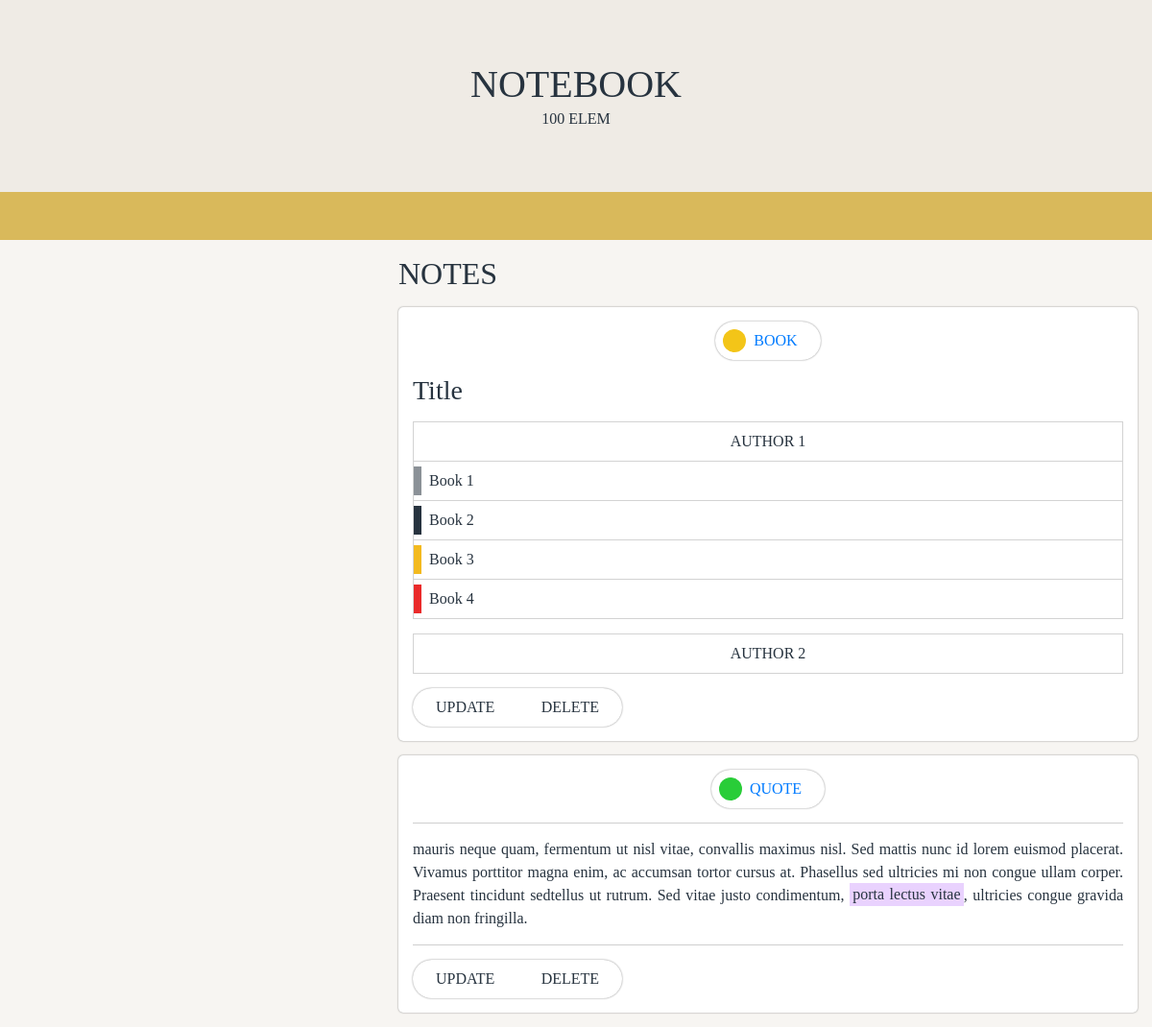
The page / on the database its author committed.
### tables this page shows
CREATE TABLE `note` (
  `id` int(11) NOT NULL,
  `content` text NOT NULL,
  `team_id` int(11) NOT NULL,
  `status` tinyint(1) NOT NULL
);

CREATE TABLE `team` (
  `id` int(11) NOT NULL,
  `name` tinytext NOT NULL
);

### server.php (the view, shortened to what this page needs)
<?php
  class adatbazis
  {
    public $conn = NULL;
    function __construct()
    {
      $this->conn = mysqli_connect('localhost', 'root', '', 'notebook');
    }
  public function list()
  {
    $this->sql = "SELECT note.id, note.content, team.name, note.status FROM note JOIN team ON note.team_id = team.id";
    $result = mysqli_query($this->conn, $this->sql);
    while ($row = mysqli_fetch_array($result))
    {
      echo '<article data-id="'.$row['id'].'">';
      echo '<div class="link"><a href="#" data-status="'.$row['status'].'" class="team">'.$row['name'].'</a></div>';
      echo '<div class="note">'.$row['content'].'</div>';
      echo '<div class="task">';
      echo '<span class="update">update</span>';
      echo '<span class="delete">delete</span>';
      echo '</div>';
      echo '</article>';
    }
  }
}
?>

### index.php (shortened to what this page needs)
<?php
  include('server.php');
  $ab = new adatbazis();
?>
<!DOCTYPE html>
<html lang="en">
<head>
  <link href="bootstrap.css" rel="stylesheet">
  <link rel="stylesheet" href="style.css">
</head>
<body>
  <header>
    <h1>NoteBook</h1>
    <p>100 elem</p>
  </header>
  <main class="container-fluid">
    <div class="row">
      <section class="col-md-4" id="panel">
      </section>
      <section class="col-md-8">
        <h2>Notes</h2>
        <?php $ab->list(); ?>
      </section>
    </div>
  </main>
</body>
</html>

### style.css (style rules this page uses)
body { margin: 0; color: #27333f; background-color: #f7f5f2; font-family: "YuGothL"; }
p { text-align: justify; margin-bottom: 15px; }
header { padding: 4rem 2rem; text-align: center; background-color: #EFEBE5; border-bottom: 50px solid #d6cb00; border-bottom: 50px solid #D9B95B; }
header *, h2 { margin: 0; text-align: center; text-transform: uppercase; }
h2 { margin: 15px 0; text-align: left; line-height: 40px; }
article, #form { width: 100%; background-color: white; border-radius: 5px; padding: 15px; box-shadow: gray 0 0 2px; margin-top: 15px; }
article:last-child { margin-bottom: 15px; }
article a, form .playground { padding: 8px 24px; box-shadow: gray 0 0 2px; border-radius: 500px; display: inline-block; }
article a[data-status="0"], article a[data-status="1"], article a[data-status="2"], #preview span[data-status="0"], #preview span[data-status="1"], #preview span[data-status="2"] { padding: 8px 24px 8px 40px; }
article a[data-status="0"]::before, article a[data-status="1"]::before, article a[data-status="2"]::before, #preview span[data-status="0"]::before, #preview span[data-status="1"]::before, #preview span[data-status="2"]::before, .playground div { position: absolute; content: ""; width: 24px; height: 24px; border-radius: 100%; left: 8px; }
#yellow[data-status="1"], article a[data-status="1"]::before, #preview span[data-status="1"]::before, .task *[data-prompt="middle"]:hover { background-color: #f3c518; color: #000; }
#green[data-status="2"], article a[data-status="2"]::before, #preview span[data-status="2"]::before, .task *[data-prompt="bottom"]:hover { background-color: #29cd38; color: #000; }
.link, .task { width: fit-content; margin: auto; text-transform: uppercase; position: relative; margin-bottom: 15px; }
article .task, form .task { cursor: default; margin: 0; overflow: hidden; box-shadow: gray 0 0 2px; border-radius: 500px; }
article p { padding: 15px 0; border-color: #cfcfcf; border-width: 1px 0 1px 0; border-style: solid; }
.task span, .task button { padding: 8px 24px; float: left; min-width: 109px; text-align: center; border: 0; text-transform: uppercase; background-color: transparent; }
.task::after, form .playground::after { content: ""; display: block; clear: both; }
.mark { background-color: #e9d2fe; }
ul.list li span, ul.book li span { word-break: break-word; padding: 8px 24px; width: 100%; display: block; text-align: center; text-transform: uppercase; cursor: default; }
ul.book { padding: 0; margin: 15px 0; list-style-type: none; border: 0.5px #d3d3d3 solid }
ul.book li ul { padding: 0; margin: 0; list-style-type: none; display: none; }
ul.book[disabled] li ul, ul.book li:hover ul { display: block; }
ul.book li ul li { padding: 8px; padding-left: 16px; position: relative; border-top: 0.5px #d3d3d3 solid }
ul.book li ul li::before { display: block; content: ""; width: 8px; height: 75%; position: absolute; left: 0px; top: 12.5%; background-color: #efefef; }
ul.book li ul li[data-book="0"]::before { background-color: #8b9197; }
ul.book li ul li[data-book="1"]::before { background-color: #27333f; }
ul.book li ul li[data-book="2"]::before { background-color: #f3ba1f; }
ul.book li ul li[data-book="3"]::before { background-color: #ea2a2a; }

### rows shown on the page
note: team.name "BOOK", content "Title AUTHOR 1 Book 1 Book 2 Book 3 Book 4 AUTHOR 2"
note: team.name "QUOTE", content "mauris neque quam, fermentum ut nisl vitae, convallis maximus nisl. Sed mattis nunc id lorem euismod placerat. Vivamus porttitor magna enim, ac accumsan tortor cursus at. Phasellus sed ultricies mi non congue ullam corper. Praesent tincidunt sedtellus ut rutrum. Sed vitae justo condimentum, porta lectus vitae , ultricies congue gravida diam non fringilla."
